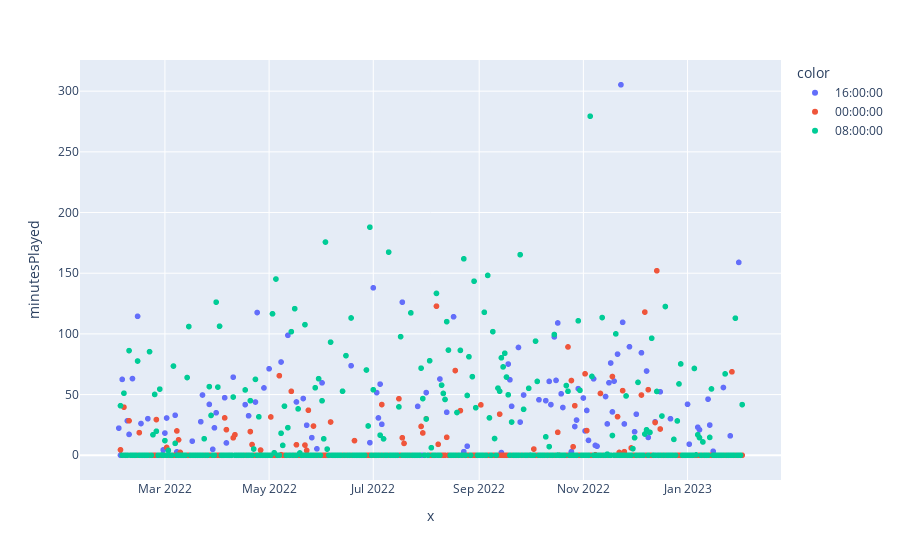

Write notebook code for a chart like this one.
### Code cell
px.scatter(timeframe_listening_podcast,x=timeframe_listening_podcast.endTime.dt.date,y="minutesPlayed",color=timeframe_listening_podcast.endTime.dt.time)

### Figure 1 — Plotly figure (JSON) as saved in the notebook; plotly's stock layout.template omitted (floating-point values rounded to 4 significant figures; data arrays with more than 128 entries replaced by an {"elided": "..."} marker saying what was removed)
{"data": [{"hovertemplate": "color=16:00:00<br>x=%{x}<br>minutesPlayed=%{y}<extra></extra>", "legendgroup": "16:00:00", "marker": {"color": "#636efa", "symbol": "circle"}, "mode": "markers", "name": "16:00:00", "showlegend": true, "type": "scattergl", "x": {"elided": "365 str values"}, "xaxis": "x", "y": {"elided": "365 float values"}, "yaxis": "y"}, {"hovertemplate": "color=00:00:00<br>x=%{x}<br>minutesPlayed=%{y}<extra></extra>", "legendgroup": "00:00:00", "marker": {"color": "#EF553B", "symbol": "circle"}, "mode": "markers", "name": "00:00:00", "showlegend": true, "type": "scattergl", "x": {"elided": "365 str values"}, "xaxis": "x", "y": {"elided": "365 float values"}, "yaxis": "y"}, {"hovertemplate": "color=08:00:00<br>x=%{x}<br>minutesPlayed=%{y}<extra></extra>", "legendgroup": "08:00:00", "marker": {"color": "#00cc96", "symbol": "circle"}, "mode": "markers", "name": "08:00:00", "showlegend": true, "type": "scattergl", "x": {"elided": "365 str values"}, "xaxis": "x", "y": {"elided": "365 float values"}, "yaxis": "y"}], "layout": {"legend": {"title": {"text": "color"}, "tracegroupgap": 0}, "margin": {"t": 60}, "xaxis": {"anchor": "y", "domain": [0, 1], "title": {"text": "x"}}, "yaxis": {"anchor": "x", "domain": [0, 1], "title": {"text": "minutesPlayed"}}}}
